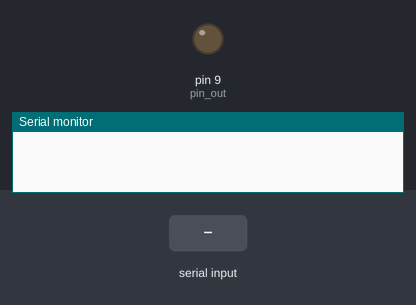
The sketch below on a simulated Arduino Uno, built with avr-gcc and run on an emulated ATmega328P. On the bench: output pins drawn as LEDs (lit = HIGH), the last lines printed to the serial monitor. The inputs (shaded band) are chosen by the test bench.

Above: at 1.2 s.
1.3 s: "90,45\n" received over Serial
At 1.7 s:
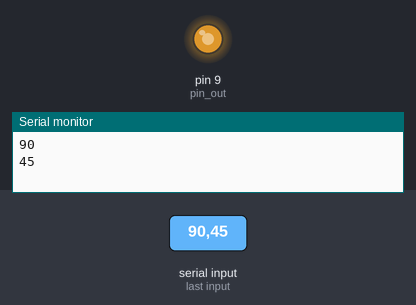
3.8 s: "30,150\n" received over Serial
At 4.6 s:
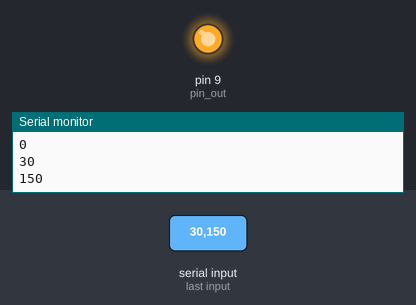
Timing chart, 0 to 6.8 s (numbered marks = the images above; inputs shaded):
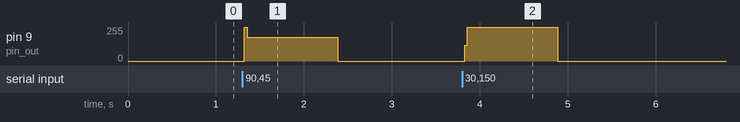

Measured:
- after the input at 1.3 s, pin 9 (pin_out): 0/255 → 180/255 at once, → 0/255 1.1 s later
- after the input at 3.8 s, pin 9 (pin_out): 0/255 → 255/255 at once, → 0/255 1.1 s later

The sketch:

serial_pwm.ino
```cpp
#include <PWM.h>

int pin_out = 9;
int input = 0;
int output = 0;

void setup()
{
  //initialize all timers except for 0, to save time keeping functions
 //just because you init the timer doesn't change the default frequency until you call setpinfreq
 InitTimersSafe();

  //sets the frequency for the specified pin
  bool success = SetPinFrequencySafe(pin_out, 20000);
  //success == true if it worked
  Serial.begin(9600);
}

void loop()
{
  //or you can set it in the loop at anytime
  if (Serial.available() > 0) {
          // read the incoming byte:
          input = Serial.parseInt();

          // say what you got:
          Serial.println(input, DEC);
  }
  output = map(input, 0, 100, 0, 400);
  analogWrite(pin_out, output);
  delay(30);
}
```
